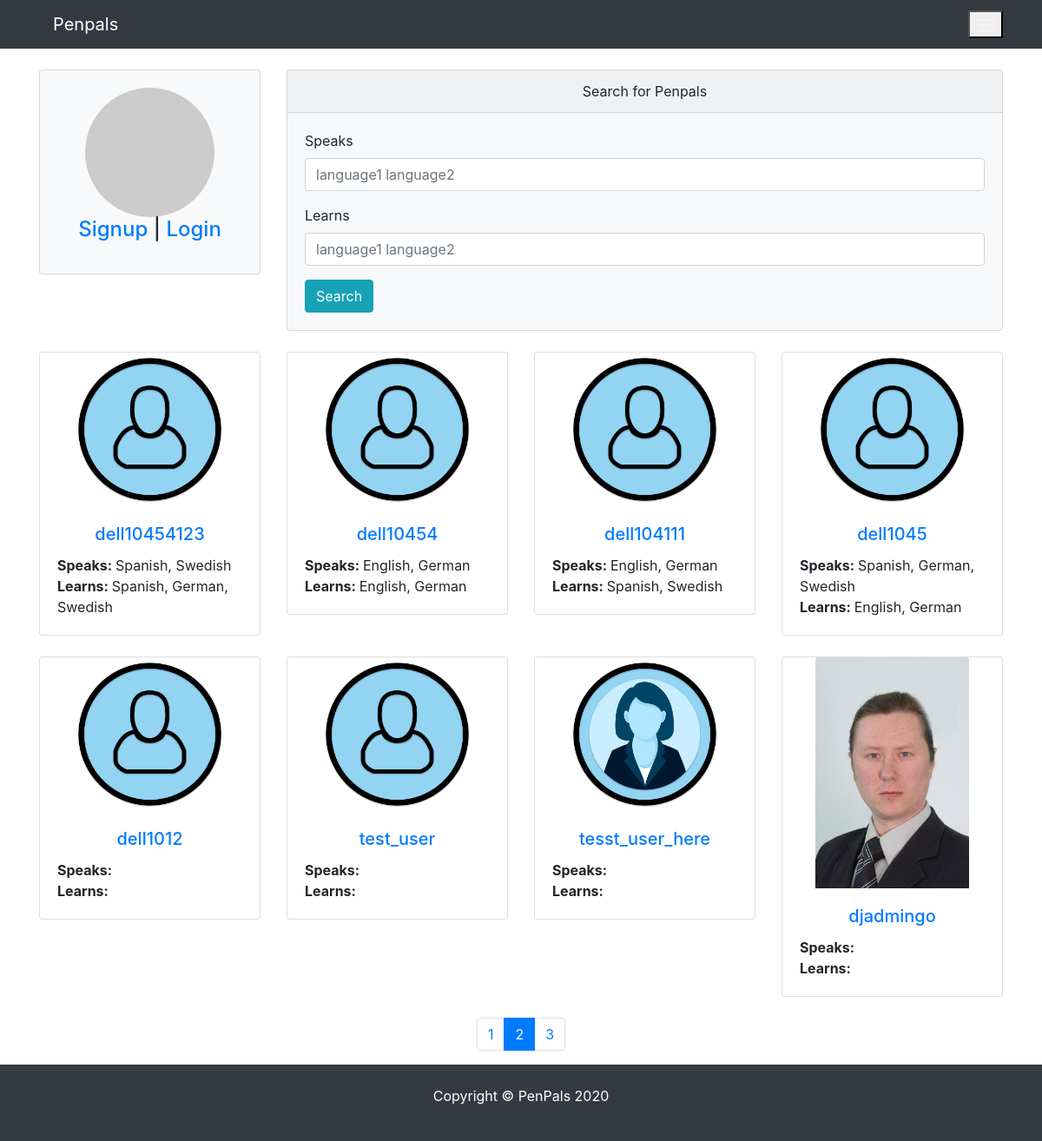
Before: /?page=2 with the older database file.
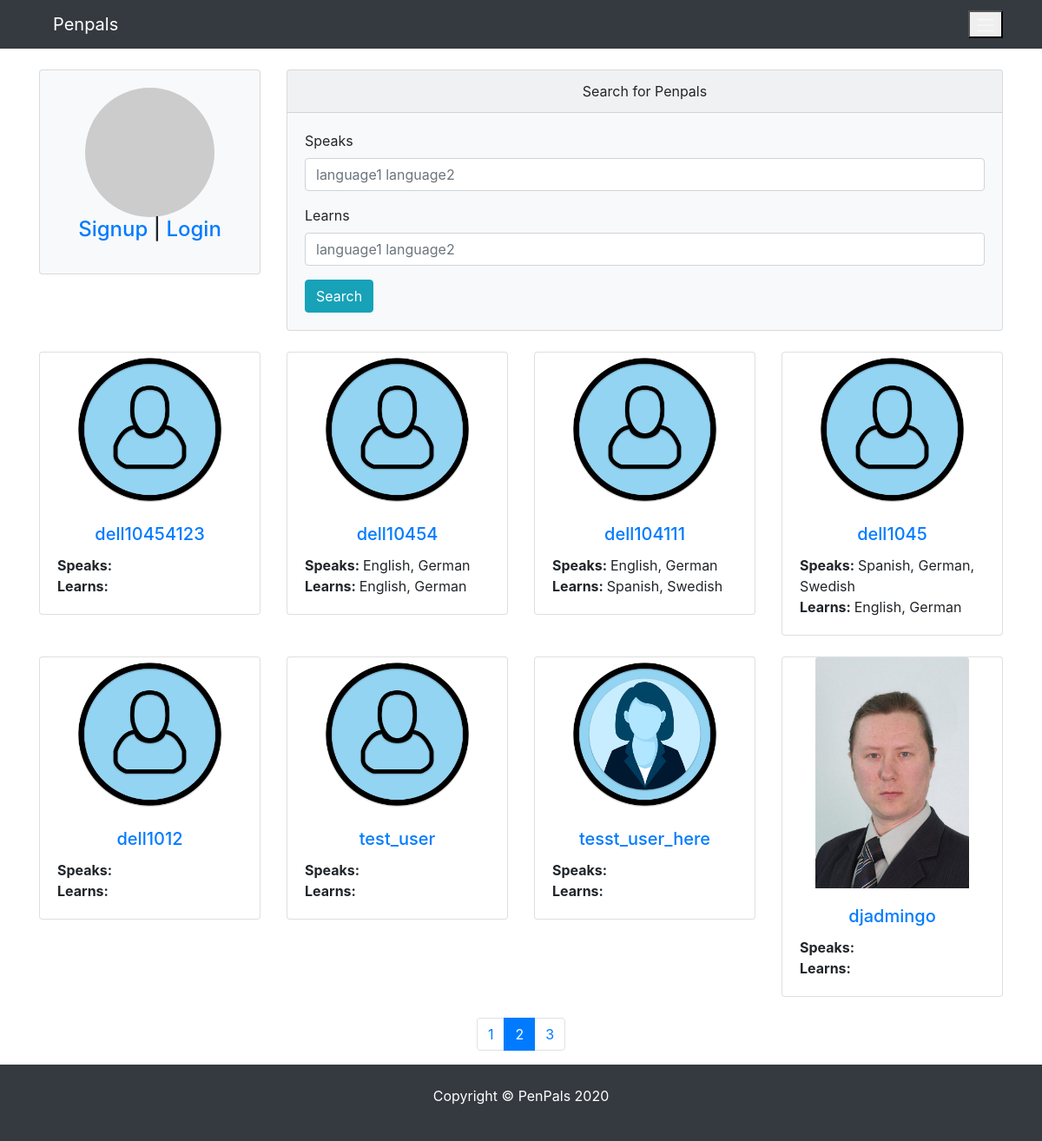
After: the same page with the newer database file.
### pages/models.py (models this page shows)
class Profile(models.Model):
    user = models.OneToOneField(
        User, blank=True, null=True, on_delete=models.CASCADE)
    first = models.CharField(max_length=200, blank=True, null=True)
    last = models.CharField(max_length=200, blank=True, null=True)
    photo = models.ImageField(
        default='user.png', upload_to='photos/%y/%m',  blank=True, null=True)
    friends = models.ManyToManyField('self', blank=True)
    speaks = models.CharField(max_length=200, blank=True, null=True)
    learns = models.CharField(max_length=200, blank=True, null=True)
    def __init__(self, *args, **kwargs):
         super(Profile, self).__init__(*args, **kwargs)
         self.speaks = from_value_to_label(self.speaks)
         self.learns = from_value_to_label(self.learns)
    def __str__(self):
        return str(self.user)
    def get_absolute_url(self):
        return reverse("pages:profile", kwargs={"profile_id":self.pk})
    class Meta:
        ordering = ['-id']

### pages/views.py (the view)
# urls.py: path("",  HomeView.as_view(), name="index"),
class HomeView(DetailView):
    template_name = 'pages/index.html'
    form_class = ProfileViewForm
    context_object_name = 'profile'
    model = Profile
    users = Profile.objects.none()
    objects_per_page = 8
    def get_object(self):
        if self.request.user.is_authenticated:
            self.instance = Profile.objects.get(id=self.request.user.profile.id)
        else:
            self.instance = Profile.objects.none()
        return self.instance
    def get_context_data(self, **kwargs):
        context = super(HomeView, self).get_context_data(**kwargs)
        self.users = Profile.objects.all()
        if self.request.user.is_authenticated:
            self.users = self.users.exclude(id=self.request.user.profile.id)
        page_number = self.request.GET.get('page')
        paginator_object = Paginator(self.users, self.objects_per_page)
        page_object = paginator_object.get_page(page_number)
        context.update({
            'page_object': page_object,  # self.users,
            'profile': self.instance,
        })
        return context

### pages/utils.py (called while the page is built)
def from_value_to_label(field):
    if field is not None:
        list_of_labels = [label for value, label in LANGUAGE_CHOICES if str(value) in field]
        return ", ".join(list_of_labels)  # list_of_labels  #ast.literal_eval(field)  # [int(i) for i in field.replace('[','').replace(']','').replace(',','').replace("'",'').split(" ")] # list_of_labels #
    return field

### pages/templates/pages/index.html
{% extends 'pages/base.html' %} {% load crispy_forms_tags %} {% block content %}
<div class="row">
  {% include 'pages/partials/_sidebar.html' %}
  <div class="col-lg-9 col-md-9 col-sm-12">
    <div class="card bg-light">
      <div class="card-header text-center">Search for Penpals</div>
      <div class="card-body">
        <form action="{% url 'pages:search' %}" method="get">
          <div class="form-group">
            <label for="speaks">Speaks</label>
            <input
              type="text"
              name="speaks"
              value="{{request.GET.speaks}}"
              class="form-control"
              id="speaks"
              placeholder="language1 language2"
            />
          </div>
          <div class="form-group">
            <label for="learns">Learns</label>
            <input
              type="text"
              name="learns"
              value="{{request.GET.learns}}"
              class="form-control"
              id="learns"
              placeholder="language1 language2"
            />
          </div>
          <button type="submit" class="btn btn-info">Search</button>
        </form>
      </div>
    </div>
  </div>
</div>
    <div class="row">
        {% for u in page_object %}
            <div class="col-md-3 col-sm-6">
                <div class="card">
                    <img src="{{u.photo.url}}" class="card-img-top mx-auto">
                    <div class="card-body">
                        <h5 class="card-title text-center"><a href="{{u.get_absolute_url}}">{{u}}</a></h5>
                        <p class="card-text">
                            <span><strong>Speaks: </strong>{{u.speaks}}</span></br>
                            <span><strong>Learns: </strong>{{u.learns}}</span></br>
                        </p>
                    </div>
                </div>
            </div>
        {% endfor %}
    </div>
{% endblock content %}

### templates/pages/base.html (shortened to what this page needs)
{% load static %}
<!DOCTYPE html>
<html lang="en">
  <head>
    <link
      rel="stylesheet"
      href="{% static 'vendor/bootstrap/css/bootstrap.min.css' %}"
    />
    <link rel="stylesheet" href="{% static 'css/styles.css' %}" />
  </head>
  <body class="d-flex flex-column min-vh-100">
    <nav class="navbar navbar-expand-md bg-dark navbar-dark">
      <div class="container">
        <div class="d-flex justify-content-start">
          <a href="{% url 'pages:index' %}" class="navbar navbar-brand">Penpals</a>
        </div>
        <div class="d-flex justify-content-end">
          <button
            class="navbar-toggle"
            data-toggle="collapse"
            data-target="#collapsibleNavbar"
          >
            <span class="navbar-toggler-icon"></span>
          </button>
        </div>
      </div>
    </nav>
    <div class="container mt-4">
      {% block content %}
      {% endblock content %}
    </div>
    {% if page_object.has_other_pages %}
    <ul class="pagination justify-content-center">
      {% for page in page_object.paginator.page_range %}
        <li class="page-item {% if page_object.number == page %} active {% endif %}">
          <a href="?{{search_query}}page={{page}}" class="page-link">{{page}}</a>
        </li>
      {% endfor %}
    </ul>
    {% endif %}
    <footer class="bg-dark text-white mt-auto">
      <div class="container py-4">
        <p class="text-center">Copyright &copy; PenPals 2020</p>
      </div>
    </footer>
  </body>
</html>

### pages/templates/pages/partials/_sidebar.html (shortened to what this page needs)
<div class="col-lg-3 col-md-3 col-sm-6 mx-auto">
    <div class="card bg-light mw-30rem">
        <div class="card-body text-center">
            <h4 class="card-title">
                {% if profile.photo %}
                    <img src="{{profile.photo.url}}" alt="profile photo url" class="card-img-top mx-auto rounded-circle">
                {% else %}
                    <img src="https://placehold.it/200x200" alt="profile photo url" class="card-img-top mx-auto rounded-circle">
                {% endif %}
                {% if request.user == profile.user %}
                <p>Welcome to PenPals, {{profile.user}}</p>
                <p><a href="{% url 'logout' %}">Logout</a> | <a href="{% url 'conversations:inbox' %}">Inbox</a></p>
                {% elif request.user.is_anonymous %}
                    <p><a href="{% url 'pages:signup' %}">Signup</a> | <a href="{% url 'login' %}">Login</a></p>
                {% endif %}
            </h4>
        </div>
    </div>
</div>

### static_files/css/styles.css (style rules this page uses)
.card-img-top { width: 70%; height: 70%; }
.card { margin-bottom: 1.5rem!important; }

Changed rows visible on the page:
changed Profile "dell10454123": speaks "Spanish, Swedish" → (not shown); learns "Spanish, German, Swedish" → (not shown)
